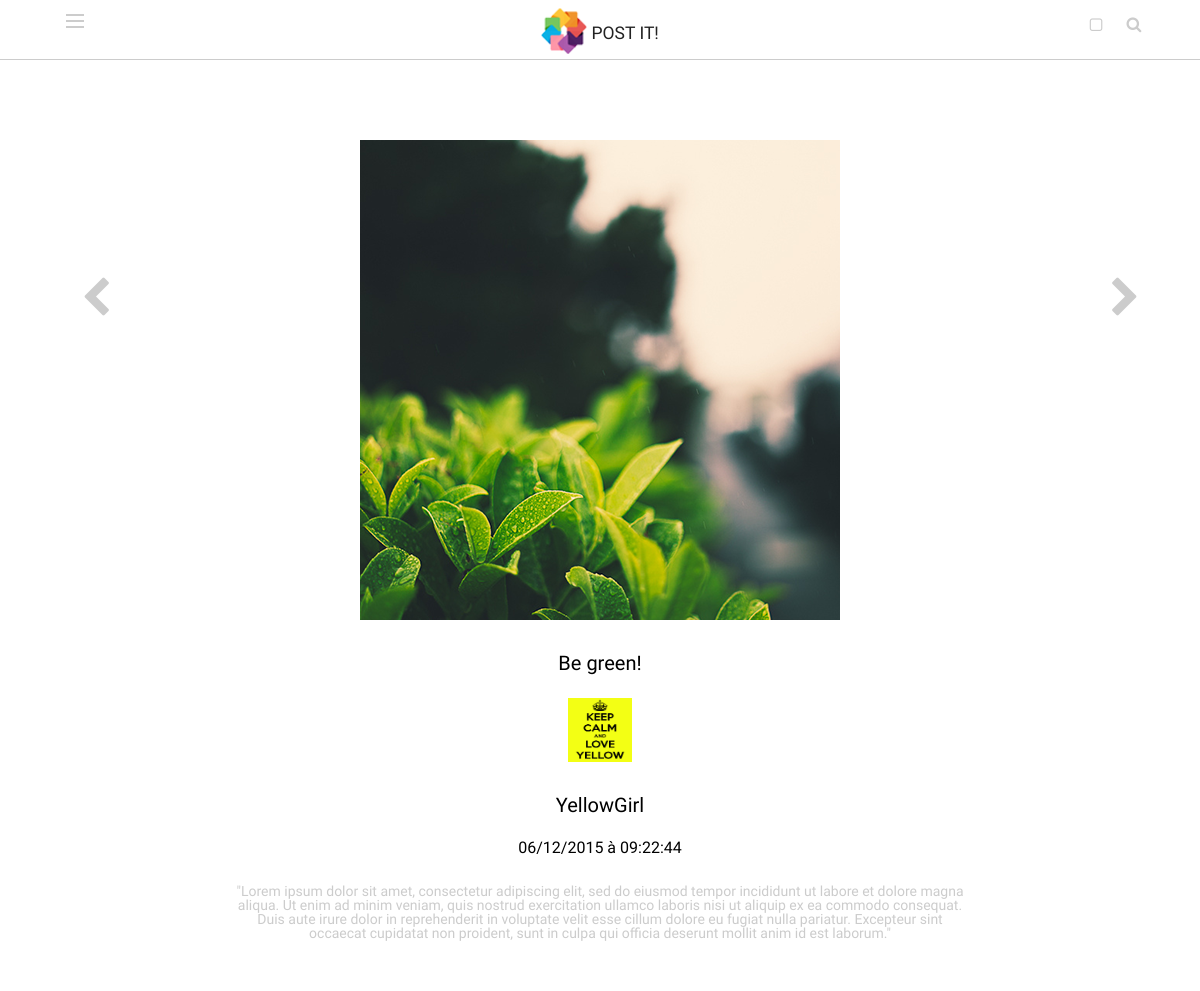
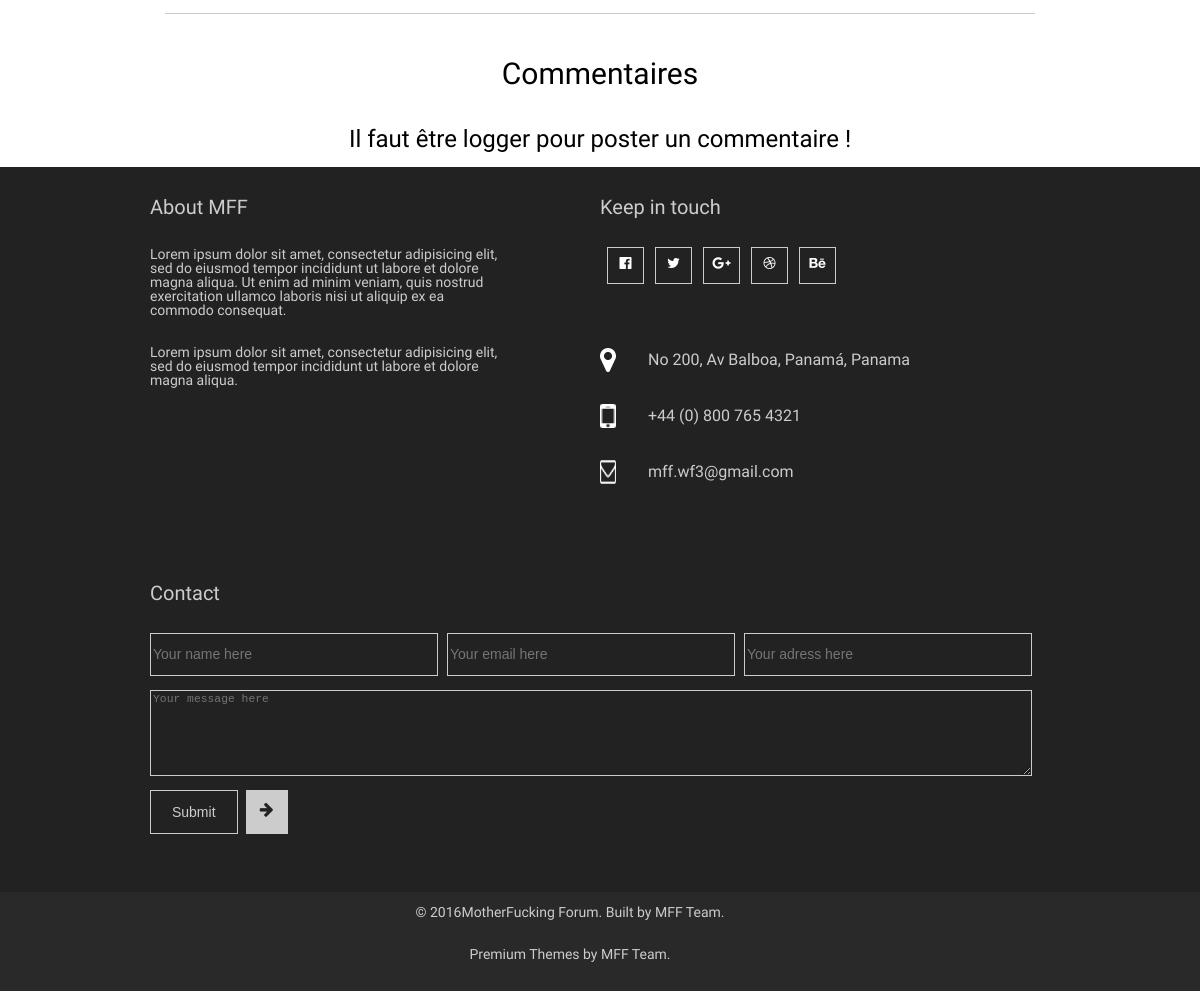
Screenshot of /content.php?idpost=13 with the database file from the repository (2 pictures, top to bottom).
### tables this page shows
CREATE TABLE `post` (
  `id` int(10) UNSIGNED NOT NULL,
  `categorie` varchar(191) NOT NULL,
  `title_post` varchar(191) NOT NULL,
  `image_post` varchar(191) NOT NULL,
  `texte_post` longtext NOT NULL,
  `creator_id` int(10) UNSIGNED NOT NULL,
  `created` datetime NOT NULL,
  `keywords` varchar(191) NOT NULL,
  `like_post` int(11) DEFAULT '0'
);

CREATE TABLE `users` (
  `id` int(10) UNSIGNED NOT NULL,
  `name` varchar(150) NOT NULL,
  `login` varchar(191) NOT NULL,
  `password` varchar(255) NOT NULL,
  `email` varchar(191) NOT NULL,
  `photo` varchar(191) NOT NULL COMMENT 'chemin + fichier',
  `presentation` varchar(191) NOT NULL,
  `inscription` datetime NOT NULL,
  `birthday` date NOT NULL,
  `last_connexion` datetime NOT NULL,
  `token` varchar(255) NOT NULL,
  `created_ts` int(11) NOT NULL
);

### includes/functions.php (called while the page is built, shortened)
<?php
function nav_pages($tab_ids,$id_post,$pdo,$nbposts){
	if(in_array($id_post-1,$tab_ids)){
		$nav[0] = $id_post-1;
	}else{
		$req = $pdo->prepare('SELECT id FROM post WHERE id < ? ORDER BY id DESC LIMIT 1');
		$req->execute([$id_post]);
		$res = $req->fetch(PDO::FETCH_OBJ);
		if($res) $nav[0] = intval($res->id); else $nav[0] = 0;
	}
	if(in_array($id_post+1,$tab_ids)){
		$nav[1] = $id_post+1;
	}else{
		$req1 = $pdo->prepare('SELECT id FROM post WHERE id > ? ORDER BY id ASC LIMIT 1');
		$req1->execute([$id_post]);
		$res1 = $req1->fetch(PDO::FETCH_OBJ);
		if($res1) $nav[1] = intval($res1->id); else $nav[1] = $nbposts;
	}
		return $nav;
}
function dateFormatFR($date, $format = 0){
	if($format == 1){
		$data = explode(' ', $date);
		$date_split = $data[0] = explode('-', $data[0]);
		$date_format = $date_split[2].'/'.$date_split[1].'/'.$date_split[0];
	}else if($format == 2){
		$data = explode('-', $date);
		$data_cut = explode(' ', $data[2]);
		$date_format = $data_cut[0].'/'.$data[1].'/'.$data[0].' à '.$data_cut[1];
	}else{
		$data = explode('-', $date);
		$date_format = $data[2].'/'.$data[1].'/'.$data[0];
	}
	return $date_format;
}

### content.php (the view, shortened to what this page needs)
<?php  include 'includes/header.php';  ?>
<?php
include 'includes/functions.php';
if(isIsset($_GET)){
	$id = $_GET['idpost'];
	$req = $pdo->prepare('SELECT * FROM post WHERE id = ?');
	$req->execute([$id]);
	$post = $req->fetch(PDO::FETCH_OBJ);
	$req1 = $pdo->prepare('SELECT * FROM users WHERE id = ?');
	$req1->execute([$post->creator_id]);
	$creator_post = $req1->fetch(PDO::FETCH_OBJ);
	$req3 = $pdo->prepare('SELECT id FROM post ORDER BY id ASC');
	$req3->execute([]);
	$posts = $req3->fetchAll(PDO::FETCH_OBJ);
	$nb_posts = count($posts);
	$tab_ids = array();
	for($i=0;$i<$nb_posts;$i++){
		$tab_ids[$i] = $posts[$i]->id;
	}
		$nav = nav_pages($tab_ids,$post->id,$pdo,$nb_posts);
}
?>
	<section class="content animsition-link clearfix">
		<nav class="nav-slide">
			<?php if($nav[1] != $nb_posts){ ?>
			<a href="content.php?idpost=<?=$nav[1];?>" class="prev animsition-link" data-animsition-out-class="fade-out-right" data-animsition-out-duration="2000">
				<i class="fa fa-chevron-right fa-3x"></i>
			</a>
			<?php } ?>
			<?php if($nav[0] != 0){ ?>
			<a href="content.php?idpost=<?=$nav[0]?>" class="next animsition-link" data-animsition-out-class="fade-out-left" data-animsition-out-duration="2000">
				<i class="fa fa-chevron-left fa-3x"></i>
			</a>
			<?php } ?>
		</nav>
		<div class="content-centered">
			<div class="topic clearfix">
				<figure><img src="<?=$post->image_post;?>"></figure>
				<article class="clearfix">
					<h2><?=$post->title_post;?></h2>
					<div class="user-comments">
						<img src="img/<?=$creator_post->photo;?>" alt="<?=$creator_post->login;?>" height="64" width="64"/>
						<h2><?=$creator_post->login;?></h2>
						<h4><?=dateFormatFR($post->created,2);?></h4>
					</div>
					<p><?=$post->texte_post;?></p>
				</article>
			</div>
			<aside class=" comments-submit clearfix">
				<h2>Commentaires</h2>
				<?php if(isset($_SESSION['auth'])){ ?>
				<form action="post_comm.php?id_p=<?=$post->id;?>&id_c=<?=$_SESSION['id'];?>" method="POST" id="form-comm">
					<textarea placeholder="Ajouter un commentaire" name="text-comm"></textarea>
					<input type='hidden' value="<??>"/>
					<input type="submit" name="comment" value="Envoyer" />
				</form>
				<?php }else{echo "Il faut être logger pour poster un commentaire !";} ?>
			</aside>
		</div>
	</section>
<?php  include 'includes/footer.php';  ?>

### css/style.css (style rules this page uses)
body { font-family: 'Muli', sans-serif; font-weight: 300; background-color: #d2d2d2; }
.clearfix::after { content: ""; clear: both; }
.container, #logo, .main-menu, .main-menu li, #main-part, figure, figcaption, #second-part { width: 100%; }
a, i, textarea, input, p { text-decoration: none; font-size: 0.875em; }
h2, h3 { font-size: 1.25em; }
h4 { font-size: 1em; }
i { font-size: 0.75em; margin-left: 0.5em; }
figcaption, .more-btn, #second-part, a, i, textarea, input, p { color: #ccc; }
#top-nav, #main-part, #second-part, footer, #main-part figure, #main-part figure img, #second-part article, #right-menu, .fa-search, #search .fa-times, .page-content, .content { position: relative; }
.left-menu span, .left-menu span::after, .left-menu span::before, #login, #top-nav, figcaption, .nav-slide, .prev, .next, .fa-chevron-right, .fa-chevron-left { position: absolute; }
header, #top-nav, #second-part i:hover, .topics-box, .users-panel, .comments-submit form input, .content, #reslut_search, .page-content, #inscription-form, #addcontent-form, #inscription-form input[type="submit"], #addcontent-form input[type="submit"] { background-color: #FFF; }
header, input, .main-menu li, #main-part, #second-part, footer, figure, article, textarea, .more-btn { box-sizing: border-box; }
.main-menu li, .main-menu a, article p, #main-part figure img, .clearfix::after, #second-part #contact-form input, .content, .left-menu span, .left-menu span::after, .left-menu span::before, .page-content, .page-content, .topics-box .always-visible img, .topics-box .always-visible h2, .topics-box .always-visible h3, .topics-box .always-visible h4 { display: block; }
.left-menu, .centered img, p, .contact-info, .contact-info img, #submit, .connected, #main-part figure, #reslut_search, #logout, .topics-box .always-visible img, .topics-box .always-visible h2, .topics-box .always-visible h3, .topics-box .always-visible h4, .info-box img, .info-box a, .info-box h4, .users-panel #tof { float: left; }
header, .info-box, .comments-box, .topic, #reslut_search div { border-bottom: 1px solid #ccc; }
h2 { margin: 1.5em 0 1.25em 0; }
.centered img, p { margin-right: 0.25em; }
article p { margin-bottom: 2em; }
.content { padding: 1em 0; top: 3.75em; width: 100%; height: auto; }
.content-centered { max-width: 54.375em; margin: 0 auto 0; min-height: 56.250em; text-align: center; }
.content-centered p { margin: 2em auto 0; }
.topic { margin-bottom: 1em; padding: 4em; }
.topic img { width: 100%; max-width: 30em; }
.comments-submit { width: 100%; margin: 0; font-size: 1.5em; }
.user-comments img { width: 100%; max-width: 4em; min-width: 2em; }
.nav-slide { width: 100%; height: 50%; top: 5em; }
.prev, .next { height: 50%; width: 5em; }
.prev { right: 5%; }
.next { left: 5%; }
.fa-chevron-right, .fa-chevron-left { top: 50%; color:#ccc; }
.fa-chevron-right { right: 0; }

### rows the page displays
post: image_post (picture), title_post "Be green!", created "06/12/2015 à 09:22:44", texte_post "\"Lorem ipsum dolor sit amet, consectetur adipiscing elit, sed do eiusmod tempor incididunt ut labore et dolore magna aliqua. Ut enim ad minim veniam, quis nostrud exercitation ullamco laboris nisi ut aliquip ex ea commodo consequat. Duis aute irure dolor in reprehenderit in voluptate velit esse cillum dolore eu fugiat nulla pariatur. Excepteur sint occaecat cupidatat non proident, sunt in culpa qui officia deserunt mollit anim id est laborum.\""
users: photo (picture), login "YellowGirl"
